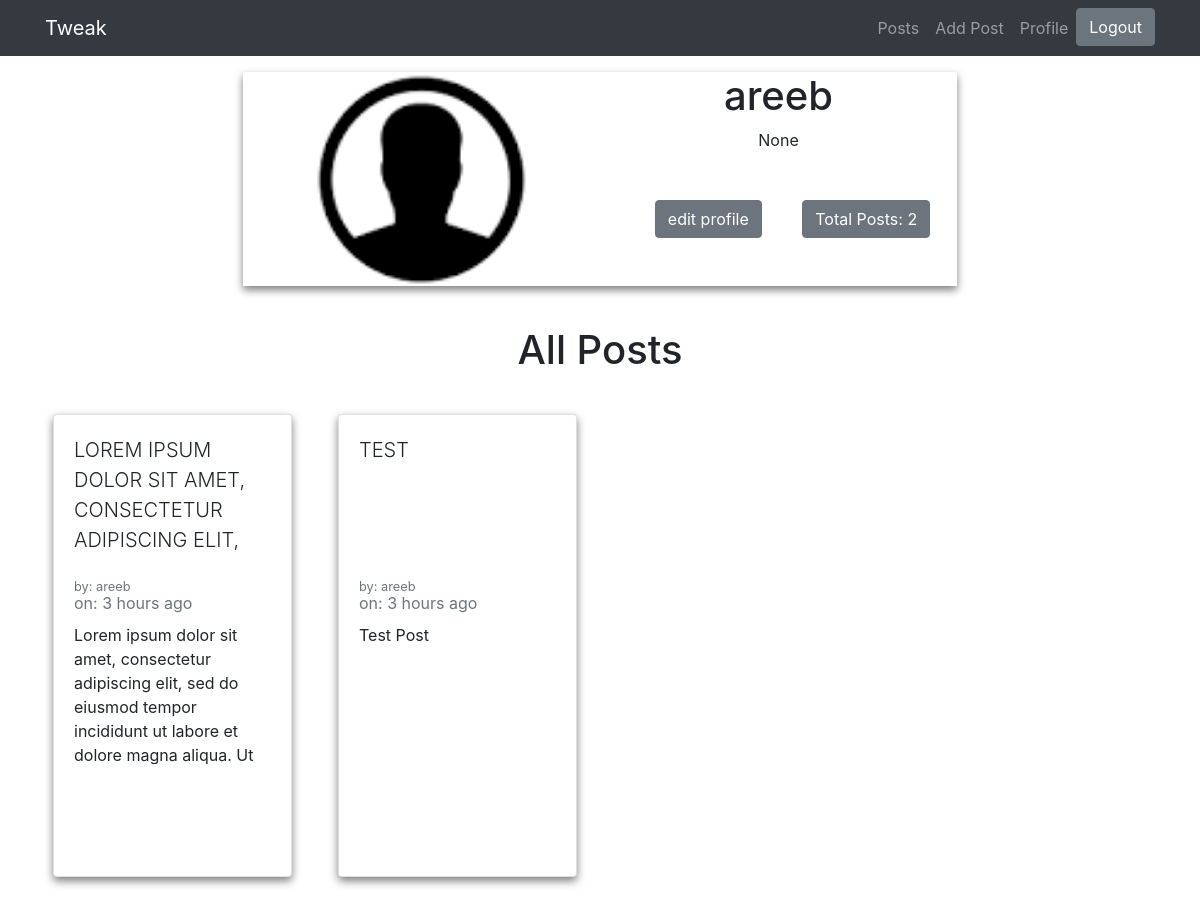
/profile/areeb (signed in), run on an earlier commit of the app's database.
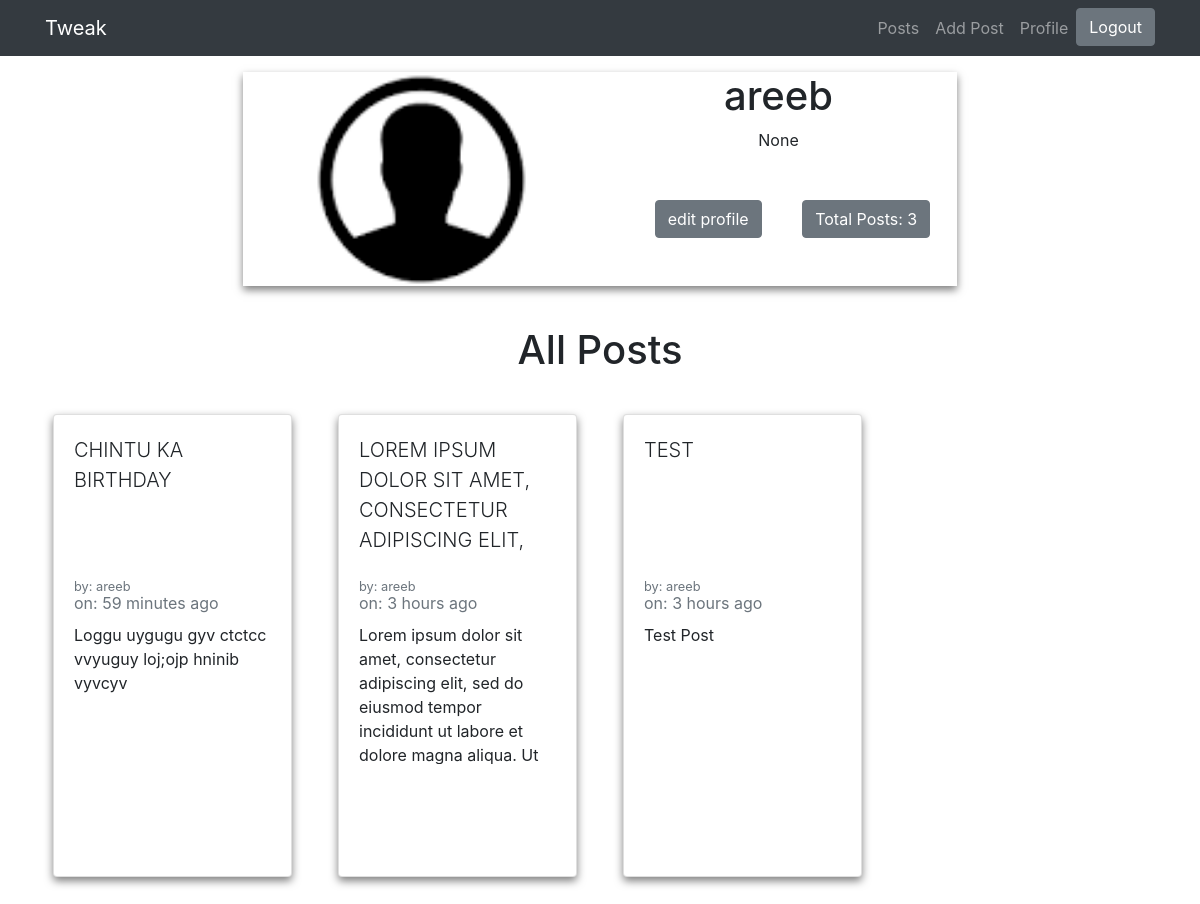
And on a later commit of the database.
### app.py (models this page shows)
class User(UserMixin, db.Model):
    id = db.Column(db.Integer, primary_key=True)
    username = db.Column(db.String(15), unique=True)
    email = db.Column(db.String(50), unique=True)
    password = db.Column(db.String(80))
    admin = db.Column(db.Boolean, unique=False, default=True)
    profile_picture = db.Column(db.String(70), nullable=False, default='url_for(\'static\',filename=\'default.png\')')
    about = db.Column(db.String(120), unique=False)
    roles = db.relationship(
        'Role',
        secondary=roles_users,
        backref=db.backref('users', lazy='dynamic')
    )
    def __repr__(self):
        return (self.username)

class Posts(db.Model):
    id = db.Column(db.Integer, primary_key=True)
    post_id = db.Column(db.String(30), nullable=False)
    post_by = db.Column(db.String(15), nullable=False)
    post_title = db.Column(db.String(80), nullable=False)
    post_body = db.Column(db.String(25000), nullable=False)
    post_created = db.Column(db.DateTime, default = datetime.utcnow)

### app.py (the view)
@app.route('/profile/<string:pro>')
@login_required
def dashboard(pro):
    user = User.query.filter_by(username=pro).first()
    posts = Posts.query.filter_by(post_by=pro).order_by(desc(Posts.post_created)).all()
    Total = Posts.query.filter_by(post_by=pro).order_by(Posts.post_created).count()
    if (user):
        image_file = user.profile_picture
        currentuser = User.query.filter_by(username=pro).one()
        return render_template('profile.html',total=Total, posts=posts, admin=current_user.admin, image_file = image_file, name = str(current_user.username), profile = str(currentuser), about=current_user.about)
    else:
        return render_template('profile.html',total=Total, admin=current_user.admin, image_file = url_for('static',filename='profile_pics/default.png'), name = str(current_user.username),about='This Profile Dosen\'t Exists' , profile = 'user dosent exist')

### app.py (called while the page is built)
@login_manager.user_loader
def load_user(user_id):
    return User.query.get(int(user_id))

### filters.py (called while the page is built)
def datetimeformat(date_str):
    dt = arrow.get(date_str)
    return dt.humanize()

### templates/profile.html (shortened to what this page needs)
{% extends "base.html" %}
{% block nav %}
<li>
<a href="{{ url_for('logout') }}">
  <button type="button" class="btn btn-secondary d-flex nav-item">Logout</button>
</a>
</li>
{% endblock %}
{% block body %}
<div class="container mt-16 mb-24 ">
      <div class="row">
        <div class="col-lg-8 mx-auto d-lg-block d-md-none d-none">
          <div class="h-auto m-2 w-auto text-center" style=" box-shadow: 0 4px 8px 0 rgba(0, 0, 0, 0.5);">
            <div class="container flow-root ">
              <div class="row">
                <div class="col-lg-6 p-0">
                  <div class="inline-block w-full h-full content-center object-cover relative" style=" background-color: black;">
                    <img src="{{ image_file }}" alt="{{ profile }}" class="absolute top-0 left-0 w-full h-full object-cover">
                  </div>
                </div>
                <div class="col-lg-6">
                  <div class="text-center w-full inline-block">
                    <h1>{{ profile }}</h1>
                    <p class="mx-1" >{{ about }}</p>
                    {% if name == profile %}
                    <p><a href="{{ url_for('update',idp=current_user.username) }}">
                      <button class="btn btn-secondary m-8">edit profile</button></a>
                      <button class="btn btn-secondary m-1">Total Posts: {{ total }}</button>
                    </p>
                      {% else %}
                        <p>
                          <button class="btn btn-secondary m-8">Total Posts: {{ total }}</button>
                        </p>
                    {% endif %}
                  </div>
                </div>
              </div>
            </div>
          </div>
        </div>
      </div>
    <div class="row mt-8">
            <div class="col-lg-12 text-center">
              <h1>All Posts</h1></div>
              {% if posts|length < 1 %}
              <h2 class="text-center">Nothing Posted Yet</h2>
            {% else %}
            {% for post in posts %}
              <div class="col-lg-3 mt-3">
                <a href="{{ url_for('post', postid=post.post_id) }}">
                  <div class="card h-100 m-2 mb-3 mt-3" style="box-shadow: 0 4px 8px 0 rgba(0, 0, 0, 0.5); ">
                    <div class="card-body" style="position:relative;">
                      <p class="card-title text-uppercase lead" style="overflow: hidden; position: relative; height: 30%;  max-height: 15ch;">
                        {{ post.post_title }}
                      </p>
                      <small class="card-subtitle mb-2 text-muted">by: {{ post.post_by }}</small>
                      <p class="card-subtitle mb-2 text-muted">on: {{ post.post_created | datetimeformat }}</p>
                      <p class="card-text" style="overflow: hidden;  max-height: 14ch;"> {{ post.post_body }} </p>
                    </div>
                  </div>
                </a>
              </div>
            {% endfor %}
        {% endif %}
    </div>
  </div>
{% endblock %}

### templates/base.html (shortened to what this page needs)
<!DOCTYPE html>
<html lang="en">
<head>
    <link href="https://unpkg.com/tailwindcss@^1.0/dist/tailwind.min.css" rel="stylesheet">
    <link rel="stylesheet" href="https://stackpath.bootstrapcdn.com/bootstrap/4.5.0/css/bootstrap.min.css">
</head>
<body>
 <nav class="navbar navbar-expand-lg navbar-dark bg-dark fixed-top">
    <div class="container">
      <a class="navbar-brand">Tweak</a>
      <div class="collapse navbar-collapse" id="navbarResponsive">
        <ul class="navbar-nav ml-auto">
          <li class="nav-item">
            <a class="nav-link" href="{{ url_for('posts') }}">Posts</a>
          </li>
          <li class="nav-item">
            <a class="nav-link" href="{{ url_for('addpost') }}">Add Post</a>
          </li>
          <li class="nav-item">
            <a class="nav-link" href="{{ url_for('dashboard',pro=current_user.username) }}">Profile
            </a>
          </li>
       {% block nav %} {% endblock %}
        </ul>
      </div>
    </div>
  </nav>
    {% block body %} {% endblock %}
</body>
</html>

### templates/base.html (style rules this page uses)
a, a:hover, a:focus, a:active { text-decoration: none; color: inherit; }

What changed in the data, as far as the page shows it:
added Posts: post_title "CHINTU KA BIRTHDAY", post_by "areeb", post_created "59 minutes ago", post_body "Loggu uygugu gyv ctctcc vvyuguy loj;ojp hninib vyvcyv"
Also different on the page:
{{ total }}: "2" → "3"
